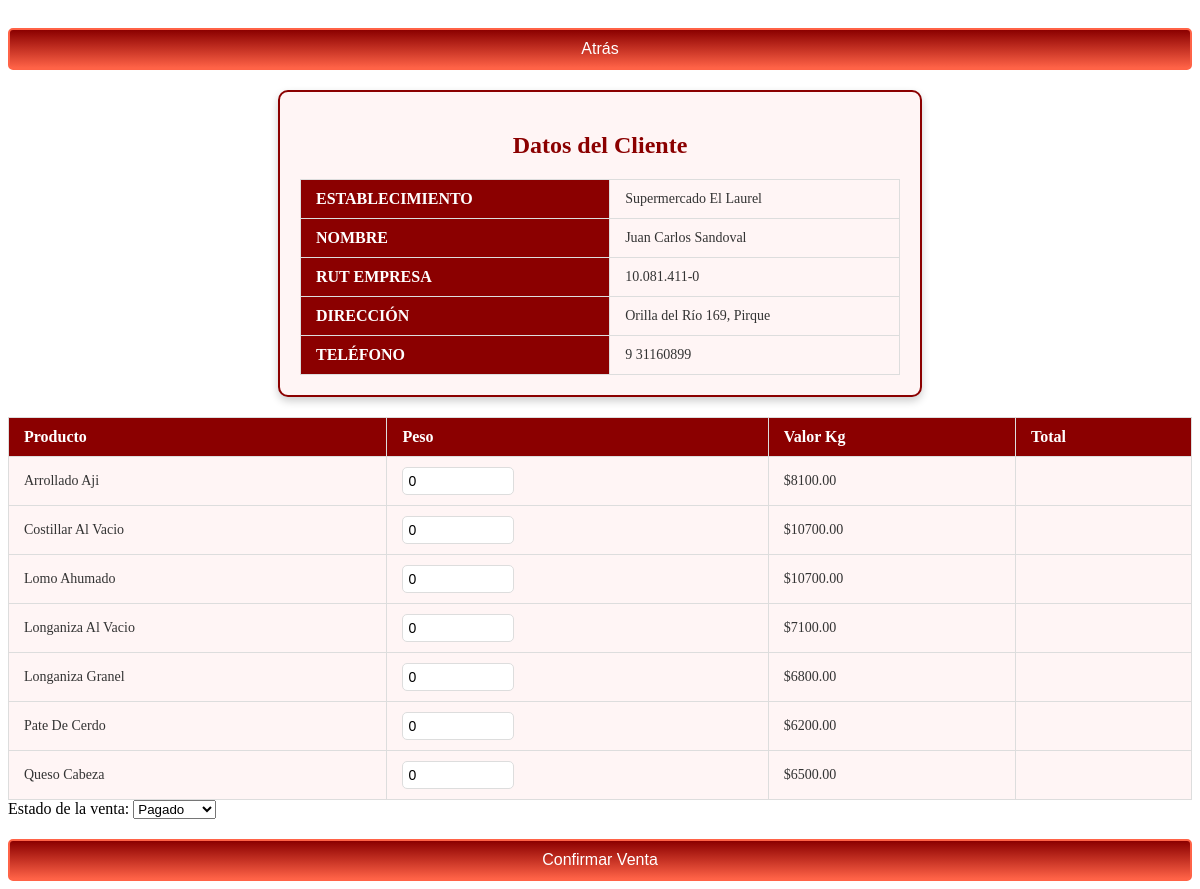
The page /venta_cliente/4/ on the database its author committed.
### usuarios/models.py (models this page shows, shortened)
class Cliente(models.Model):
    nombre              = models.CharField(max_length=100)
    establecimiento     = models.CharField(max_length=100)
    rut_empresa         = models.CharField(max_length=20, unique=True)
    direccion           = models.TextField(null=True, blank=True)
    telefono            = models.CharField(max_length=20, null=True, blank=True)
    fecha_registro      = models.DateTimeField(auto_now_add=True)

class Producto(models.Model):
    nombre = models.CharField(max_length=100)
    precio = models.DecimalField(max_digits=10, decimal_places=2)

### usuarios/views.py (the view)
# urls.py: path('venta_cliente/<int:cliente_id>/', venta_cliente_view, name='venta_cliente'),
def venta_cliente_view(request, cliente_id):
    cliente = get_object_or_404(Cliente, id=cliente_id)
    productos = Producto.objects.all()
    if request.method == "POST":
        pass
    return render(request, 'usuarios/venta_cliente.html', {'cliente': cliente, 'productos': productos})

### usuarios/templates/usuarios/venta_cliente.html (shortened to what this page needs)
{% load static %}
<!DOCTYPE html>
<html lang="es">
<head>
    <link rel="stylesheet" href="{% static 'css/styles-venta-cliente.css' %}">
</head>
<body>
    <div class="client-details-container">
        <button class="btn-back" onclick="history.back()">Atrás</button>
        <div class="client-info">
            <h2>Datos del Cliente</h2>
            <div class="client-card">
                <table class="client-table">
                    <tbody>
                        <tr>
                            <th>Establecimiento</th>
                            <td>{{ cliente.establecimiento }}</td>
                        </tr>
                        <tr>
                            <th>Nombre</th>
                            <td>{{ cliente.nombre }}</td>
                        </tr>
                        <tr>
                            <th>RUT Empresa</th>
                            <td>{{ cliente.rut_empresa }}</td>
                        </tr>
                        <tr>
                            <th>Dirección</th>
                            <td>{{ cliente.direccion }}</td>
                        </tr>
                        <tr>
                            <th>Teléfono</th>
                            <td>{{ cliente.telefono }}</td>
                        </tr>
                    </tbody>
                </table>
            </div>
        </div>
        <form method="POST">
            <table>
                <thead>
                    <tr>
                        <th>Producto</th>
                        <th>Peso</th>
                        <th>Valor Kg</th>
                        <th>Total</th>
                    </tr>
                </thead>
                <tbody>
                    {% for producto in productos %}
                    <tr>
                        <td>{{ producto.nombre }}</td>
                        <td><input type="number" name="cantidades" step="any" min="0" value="0" class="cantidad-input" /></td>
                        <td>${{ producto.precio }}</td>
                        <td></td>
                    </tr>
                    {% endfor %}
                </tbody>
            </table>
            <div class="venta-estado">
                <label for="estado">Estado de la venta:</label>
                <select name="estado" id="estado">
                    <option value="pagado">Pagado</option>
                </select>
            </div>
            <button type="submit" class="btn-primary">Confirmar Venta</button>
        </form>
    </div>
</body>
</html>

### usuarios/static/css/styles-venta-cliente.css (style rules this page uses)
table { width: 100%; border-collapse: collapse; margin-top: 20px; }
th, td { padding: 10px 15px; text-align: left; border: 1px solid #ddd; }
th { background-color: #8b0000; color: white; font-size: 16px; }
td { font-size: 14px; color: #333; background-color: #fff5f5; }
tr:nth-child(even) { background-color: #ffe4e1; }
input[type="number"] { width: 100px; padding: 5px; border: 1px solid #ddd; border-radius: 5px; font-size: 14px; }
button { background: linear-gradient(180deg, #8b0000, #ff6347); color: white; padding: 10px; border: 2px solid #ff6347; border-radius: 5px; cursor: pointer; font-size: 16px; width: 100%; margin-top: 20px; transition: background 0.3s ease, border-color 0.3s ease, transform 0.2s ease; }
.client-info { margin: 20px auto; padding: 20px; border: 2px solid #8b0000; border-radius: 10px; background-color: #fff5f5; box-shadow: 0 4px 8px rgba(0, 0, 0, 0.2); max-width: 600px; }
.client-info h2 { margin-bottom: 20px; font-size: 24px; color: #8b0000; text-align: center; font-weight: bold; }
.client-table { width: 100%; border-collapse: collapse; font-size: 16px; }
.client-table th, .client-table td { text-align: left; padding: 10px 15px; border: 1px solid #ddd; }
.client-table th { background-color: #8b0000; color: white; font-weight: bold; text-transform: uppercase; }
.client-table td { background-color: #fff5f5; color: #333; }

### rows shown on the page
Cliente: establecimiento "Supermercado El Laurel", nombre "Juan Carlos Sandoval", rut_empresa "10.081.411-0", direccion "Orilla del Río 169, Pirque", telefono "9 31160899"
Producto: nombre "Arrollado Aji", precio "8100.00"
Producto: nombre "Costillar Al Vacio", precio "10700.00"
Producto: nombre "Lomo Ahumado", precio "10700.00"
Producto: nombre "Longaniza Al Vacio", precio "7100.00"
Producto: nombre "Longaniza Granel", precio "6800.00"
Producto: nombre "Pate De Cerdo", precio "6200.00"
Producto: nombre "Queso Cabeza", precio "6500.00"
